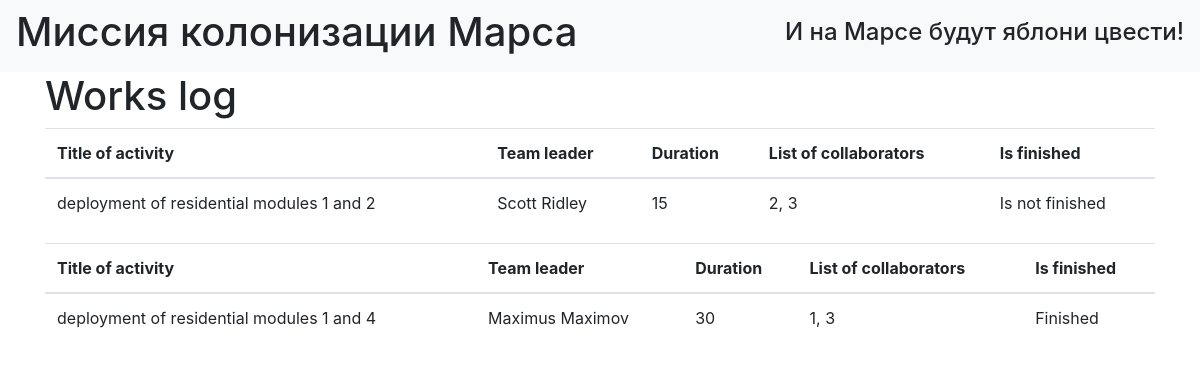
The page / on the database its author committed.
### data/job.py (models this page shows)
class Job(SqlAlchemyBase):
    __tablename__ = 'jobs'
    id = sqlalchemy.Column(sqlalchemy.Integer,
                           primary_key=True, autoincrement=True)
    team_leader = sqlalchemy.Column(sqlalchemy.Integer, sqlalchemy.ForeignKey("users.id"),
                                    nullable=True)
    job = sqlalchemy.Column(sqlalchemy.String, nullable=True)
    work_size = sqlalchemy.Column(sqlalchemy.Integer, nullable=True)
    collaborators = sqlalchemy.Column(sqlalchemy.String, nullable=True)
    start_date = sqlalchemy.Column(sqlalchemy.Date, nullable=True)
    end_date = sqlalchemy.Column(sqlalchemy.Date, nullable=True)
    is_finished = sqlalchemy.Column(sqlalchemy.Boolean)
    user_team_leader = orm.relation("User")

### data/users.py (models this page shows, shortened)
class User(SqlAlchemyBase):
    __tablename__ = 'users'
    id = sqlalchemy.Column(sqlalchemy.Integer,
                           primary_key=True, autoincrement=True)
    surname = sqlalchemy.Column(sqlalchemy.String, nullable=True)
    name = sqlalchemy.Column(sqlalchemy.String, nullable=True)
    age = sqlalchemy.Column(sqlalchemy.Integer, nullable=True)
    position = sqlalchemy.Column(sqlalchemy.String, nullable=True)
    speciality = sqlalchemy.Column(sqlalchemy.String, nullable=True)
    address = sqlalchemy.Column(sqlalchemy.String, nullable=True)
    email = sqlalchemy.Column(sqlalchemy.String, nullable=True, unique=True)
    hashed_password = sqlalchemy.Column(sqlalchemy.String, nullable=True)
    modified_date = sqlalchemy.Column(sqlalchemy.DateTime,
                                      default=datetime.datetime.now)

### main.py (the view)
@app.route('/')
def works_log():
    db_sess = db_session.create_session()
    works = db_sess.query(Job)
    return render_template("works_log.html", jobs=works)

### data/db_session.py (called while the page is built)
def create_session() -> Session:
    global __factory
    return __factory()

### templates/works_log.html
{% extends "base.html" %}
{% block content %}
    <h1>Works log</h1>
    {% for job in jobs %}
    <table class="table">
        <thead>
        <th scope="col">Title of activity</th>
        <th scope="col">Team leader</th>
        <th scope="col">Duration</th>
        <th scope="col">List of collaborators</th>
        <th scope="col">Is finished</th>
        </thead>
        <tbody>
        <tr>
            <td>{{ job.job }}</td>
            <td>{{ job.user_team_leader.surname }} {{ job.user_team_leader.name }}</td>
            <td>{{ job.work_size }}</td>
            <td>{{ job.collaborators }}</td>
            <td>{% if job.is_finished == 1 %}Finished{% else %}Is not finished{% endif %}</td>
        </tr>
        </tbody>
    </table>
    {% endfor %}
{% endblock %}

### templates/base.html (shortened to what this page needs)
<!doctype html>
<html lang="en">
<head>
    <link rel="stylesheet"
          href="https://stackpath.bootstrapcdn.com/bootstrap/4.4.1/css/bootstrap.min.css"
>
</head>
<body>
<header>
    <nav class="navbar navbar-light bg-light">
      <h1>Миссия колонизации Марса</h1>
      <h4>И на Марсе будут яблони цвести!</h4>
    </nav>
</header>
<main role="main" class="container">
    {% block content %}{% endblock %}
</main>
</body>
</html>

### rows shown on the page
Job: job "deployment of residential modules 1 and 2", user_team_leader.surname "Scott", user_team_leader.name "Ridley", work_size "15", collaborators "2, 3", is_finished "Is not finished"
Job: job "deployment of residential modules 1 and 4", user_team_leader.surname "Maximus", user_team_leader.name "Maximov", work_size "30", collaborators "1, 3", is_finished "Finished"
